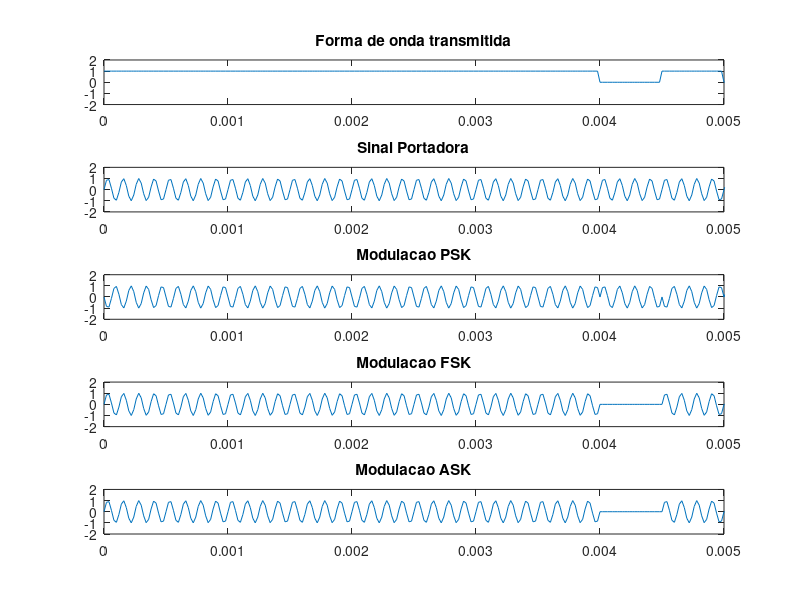

MATLAB code to generate this figure:
clear all
close all
clc

#* Parâmetros iniciais *
M = 2; #Transmissão binária
Fs = 50e3; #Frequência de amostragem
Ts = 1/Fs; #Período de amostragem
Rb = 2e3; #Taxa de transmissão
Tb = 1/Rb; #Duração do bit
N = Fs/Rb; #Fator de superamostragem. Neste script N tem que ser inteiro!
A = 1; #Nível de amplitude do pulso
fc = 8e3;
filtro_tx = ones(1,N);

#* Definição do eixo tempo *
periodo_tx = 4; #Período de transmissão em segundos
t = [0:Ts:periodo_tx-Ts];

info_bin = randint(1,Rb*periodo_tx,M);
info_up = upsample(info_bin, N);
info_bb = filter(filtro_tx,1,info_up);
phi_c = 0;
phi_psk = (2*pi*info_bb)/M;
phi_fsk = 0;
phi_ask = 0;

c_t = A*sin(2*pi*fc*t);
sinal_psk = A*sin(2*pi*fc*t + phi_psk);
sinal_fsk = A*sin(2*pi*fc*t.*(info_bb) + phi_fsk);
sinal_ask = A*(info_bb).*sin(2*pi*fc*t + phi_ask);

subplot(511)
plot(t,info_bb)
xlim([0 10*Tb])
ylim([-2*A 2*A])
title('Forma de onda transmitida')
subplot(512)
plot(t,c_t)
xlim([0 10*Tb])
ylim([-2*A 2*A])
title('Sinal Portadora')
subplot(513)
plot(t, sinal_psk)
xlim([0 10*Tb])
ylim([-2*A 2*A])
title('Modulacao PSK')
subplot(514)
plot(t, sinal_fsk)
xlim([0 10*Tb])
ylim([-2*A 2*A])
title('Modulacao FSK')
subplot(515)
plot(t, sinal_ask)
xlim([0 10*Tb])
ylim([-2*A 2*A])
title('Modulacao ASK')
